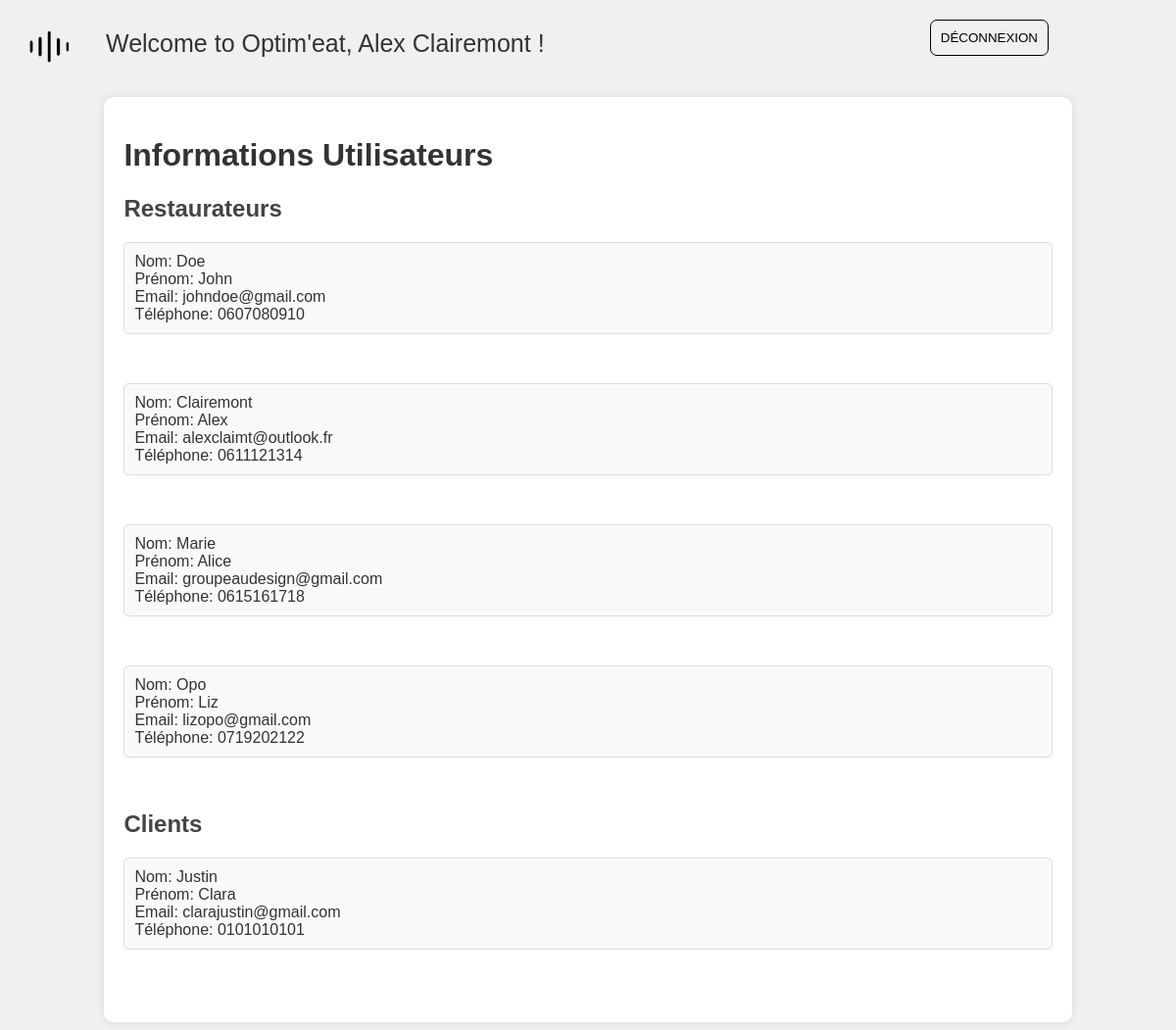
Page /Administrateur.php (signed in) on the committed database.
### tables this page shows
CREATE TABLE `restaurateur` (
  `IDrestaurateur` int(11) UNSIGNED NOT NULL,
  `Nom` varchar(255) NOT NULL,
  `Prénom` varchar(255) NOT NULL,
  `Email` varchar(255) NOT NULL,
  `Téléphone` varchar(10) DEFAULT NULL,
  `Mot_de_passe` varchar(255) NOT NULL
);

CREATE TABLE `client` (
  `IDclient` int(11) UNSIGNED NOT NULL,
  `Nom` varchar(255) NOT NULL,
  `Prénom` varchar(255) NOT NULL,
  `Email` varchar(255) NOT NULL,
  `Téléphone` varchar(10) DEFAULT NULL,
  `Date_de_naissance` date NOT NULL,
  `Mot_de_passe` varchar(255) NOT NULL
);

### Administrateur.php (the view, shortened to what this page needs)
<!DOCTYPE html>
<html lang="en">
<head>
    <link rel="stylesheet" href="Administrateur.css">
    <link rel="stylesheet" href="https://cdnjs.cloudflare.com/ajax/libs/font-awesome/6.5.1/css/all.min.css" />
</head>
<body>
    <nav id="desktop-nav">
        <div class="logo">
            <img src="./Ressources/AU_DESIGN_LOGO noir.png" height="40%" width="40%">
        </div>
        <div>
            <ul class="logout">
                <a href="deconnexion.php">
                    <button class="btn btn-color-2">Déconnexion</button>
                </a>
            </ul>
        </div>
    </nav>
    <?php
    echo "<div class='welcome_message'>Welcome to Optim'eat, " . $_SESSION['prenom'] . " " . $_SESSION['nom'] . " !</div>";
    include 'Connexion_BDD.php';
    $query = $conn->query('SELECT Nom, Prénom, Email, Téléphone FROM restaurateur');
    $restaurateurs = $query->fetch_all(MYSQLI_ASSOC);
    $query = $conn->query('SELECT Nom, Prénom, Email, Téléphone FROM client');
    $clients = $query->fetch_all(MYSQLI_ASSOC);
    ?>
    <div class="container">
        <h1>Informations Utilisateurs</h1>
        <div class="category">
            <h2>Restaurateurs</h2>
            <?php foreach ($restaurateurs as $restaurateur): ?>
                <p>Nom: <?= $restaurateur['Nom'] ?>
                <br>Prénom: <?= $restaurateur['Prénom'] ?>
                <br>Email: <?= $restaurateur['Email'] ?>
                <br>Téléphone: <?= $restaurateur['Téléphone'] ?></p>
                <br>
            <?php endforeach; ?>
        </div>
        <div class="category">
            <h2>Clients</h2>
            <?php foreach ($clients as $client): ?>
                <p>Nom: <?= $client['Nom'] ?>
                <br>Prénom: <?= $client['Prénom'] ?>
                <br>Email: <?= $client['Email'] ?>
                <br>Téléphone: <?= $client['Téléphone'] ?></p>
                <br>
            <?php endforeach; ?>
        </div>
    </div>
</body>
</html>

### Administrateur.css (style rules this page uses)
body { font-family: "Poppins", sans-serif; background-color: #f0f0f0; color: #333; }
.welcome_message { font-family: "Poppins", sans-serif; font-size: 25px; margin-left: 100px; margin-top: 30px; }
.logout button { background-color: transparent; border: 1.7px solid black ; border-radius: 7px; color: black; cursor: pointer; padding: 10px; text-align: center; text-transform:uppercase ; transition: background-color 300ms; }
.logout { position: absolute; top: 0; right: 0; margin-right: 130px; margin-top: 40px; margin-top: 20px; }
.logo { position: absolute; top: 0; left: 0; height: 130px; width: 130px; margin-top: 20px; margin-left: 25px; }
.container { width: 80%; margin-left: auto; margin-right: auto; background-color: #fff; padding: 20px; box-shadow: 0px 0px 10px 0px rgba(0,0,0,0.1); border-radius: 10px; margin-top: 40px; }
h1 { color: #333; }
.category { margin-bottom: 20px; }
.category h2 { color: #444; }
.category p { background-color: #f9f9f9; padding: 10px; border: 1px solid #ddd; border-radius: 5px; transition: all 0.3s ease; }

### rows in the picture
restaurateur: Nom "Doe", Prénom "John", Email "johndoe@gmail.com", Téléphone "0607080910"
restaurateur: Nom "Clairemont", Prénom "Alex", Email "alexclaimt@outlook.fr", Téléphone "0611121314"
restaurateur: Nom "Marie", Prénom "Alice", Email "groupeaudesign@gmail.com", Téléphone "0615161718"
restaurateur: Nom "Opo", Prénom "Liz", Email "lizopo@gmail.com", Téléphone "0719202122"
client: Nom "Justin", Prénom "Clara", Email "clarajustin@gmail.com", Téléphone "0101010101"

### other values in the picture
$_SESSION['prenom'] "Alex"
$_SESSION['nom'] "Clairemont"
